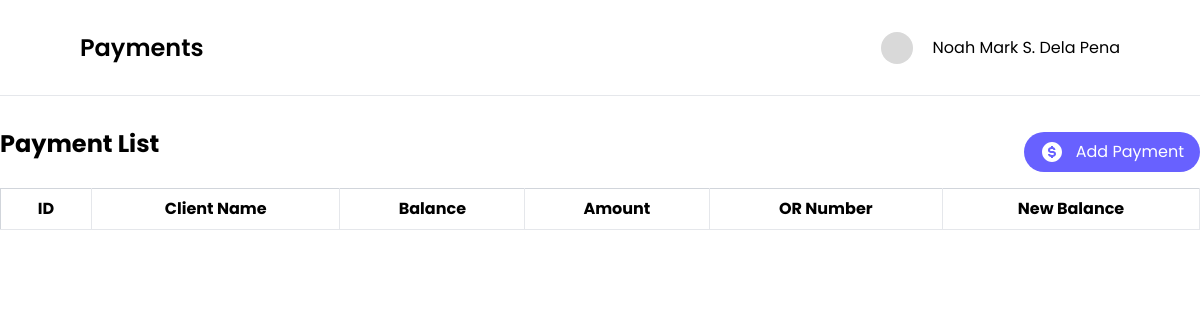
The app's page /collector/payment_list/, older data.
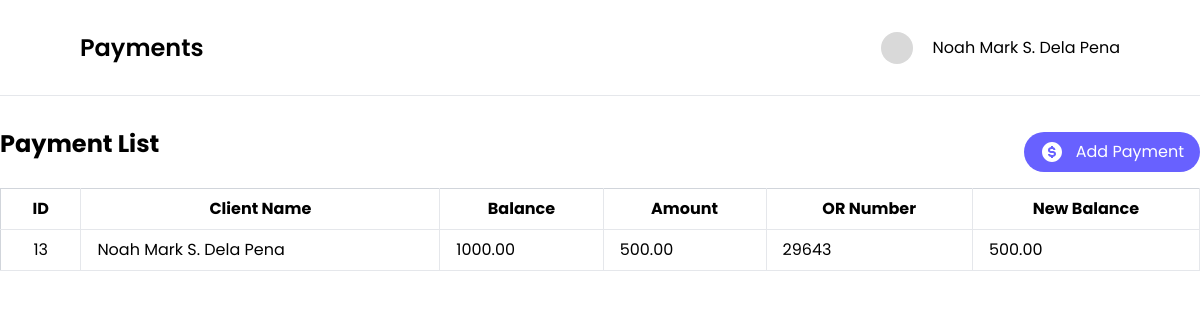
The same page, newer data.
### collector/models.py (models this page shows, shortened)
class Payment(models.Model):
    name = models.CharField(max_length=255)
    balance = models.DecimalField(max_digits=10, decimal_places=2)
    amount = models.DecimalField(max_digits=10, decimal_places=2)
    or_number = models.CharField(max_length=50)
    new_balance = models.DecimalField(max_digits=10, decimal_places=2)

### collector/views.py (the view)
# urls.py: path('payment_list/', views.payment_list, name='payment_list'),
def payment_list(request):
    payments = Payment.objects.all()
    return render(request, 'collectorDashboard.html', {'payments': payments})

### collector/templates/collectorDashboard.html (shortened to what this page needs)
<!doctype html>
<html lang="en">
<head>
    <script src="https://cdn.tailwindcss.com"></script>
    <link href='https://unpkg.com/boxicons@2.0.7/css/boxicons.min.css' rel='stylesheet'>
    <link rel="stylesheet" href="https://cdn.jsdelivr.net/npm/flatpickr/dist/flatpickr.min.css">
</head>
<body>
<div>
    <div class="flex justify-between bg-white h-24 items-center px-6 md:px-20 py-auto border-b">
        <h2 class="text-xl md:text-2xl font-semibold">Payments</h2>
        <div class="flex gap-2 md:gap-5 justify-center items-center">
            {% load static %}
            <img src="{% static 'images/svg/skeleton.svg' %}" class="w-6 h-6 md:w-8 h-8">
            <p class="hidden md:block">Noah Mark S. Dela Pena</p>
        </div>
    </div>
    <div class="mx-3 md:mx-auto max-w-[1240px] mt-8">
        <div class="flex justify-between items-center mb-3">
            <h1 class="md:text-2xl text-xl font-bold mb-4">Payment List</h1>
            <button type="submit" id="openModalBtn" class=" text-[12px] md:text-[16px] flex items-center justify-center gap-3 bg-[#6861ff] text-white py-1 md:py-2 px-4 rounded-[50px]">
                <img/>Add Payment
            </button>
        </div>
        <table class="min-w-full bg-white border border-gray-300">
            <thead>
                <tr>
                    <th class="py-2 px-4 border-b border-r">ID</th>
                    <th class="py-2 px-4 border-b border-r">Client Name</th>
                    <th class="py-2 px-4 border-b border-r">Balance</th>
                    <th class="py-2 px-4 border-b border-r">Amount</th>
                    <th class="py-2 px-4 border-b border-r">OR Number</th>
                    <th class="py-2 px-4 border-b border-r">New Balance</th>
                </tr>
            </thead>
            <tbody>
                {% for payment in payments %}
                    <tr>
                        <td class="py-2 px-4 border-b border-r text-center">{{ payment.id }}</td>
                        <td class="py-2 px-4 border-b border-r">{{ payment.name }}</td>
                        <td class="py-2 px-4 border-b border-r">{{ payment.balance }}</td>
                        <td class="py-2 px-4 border-b border-r">{{ payment.amount }}</td>
                        <td class="py-2 px-4 border-b border-r">{{ payment.or_number }}</td>
                        <td class="py-2 px-4 border-b border-r">{{ payment.new_balance }}</td>
                    </tr>
                {% endfor %}
            </tbody>
        </table>
    </div>
</div>
</body>
</html>

### collector/templates/collectorDashboard.html (style rules this page uses)
body { font-family: 'Poppins', sans-serif; }

Row changes from the older to the newer data that the page shows:
added Payment: id "13", name "Noah Mark S. Dela Pena", balance "1000.00", amount "500.00", or_number "29643", new_balance "500.00"
